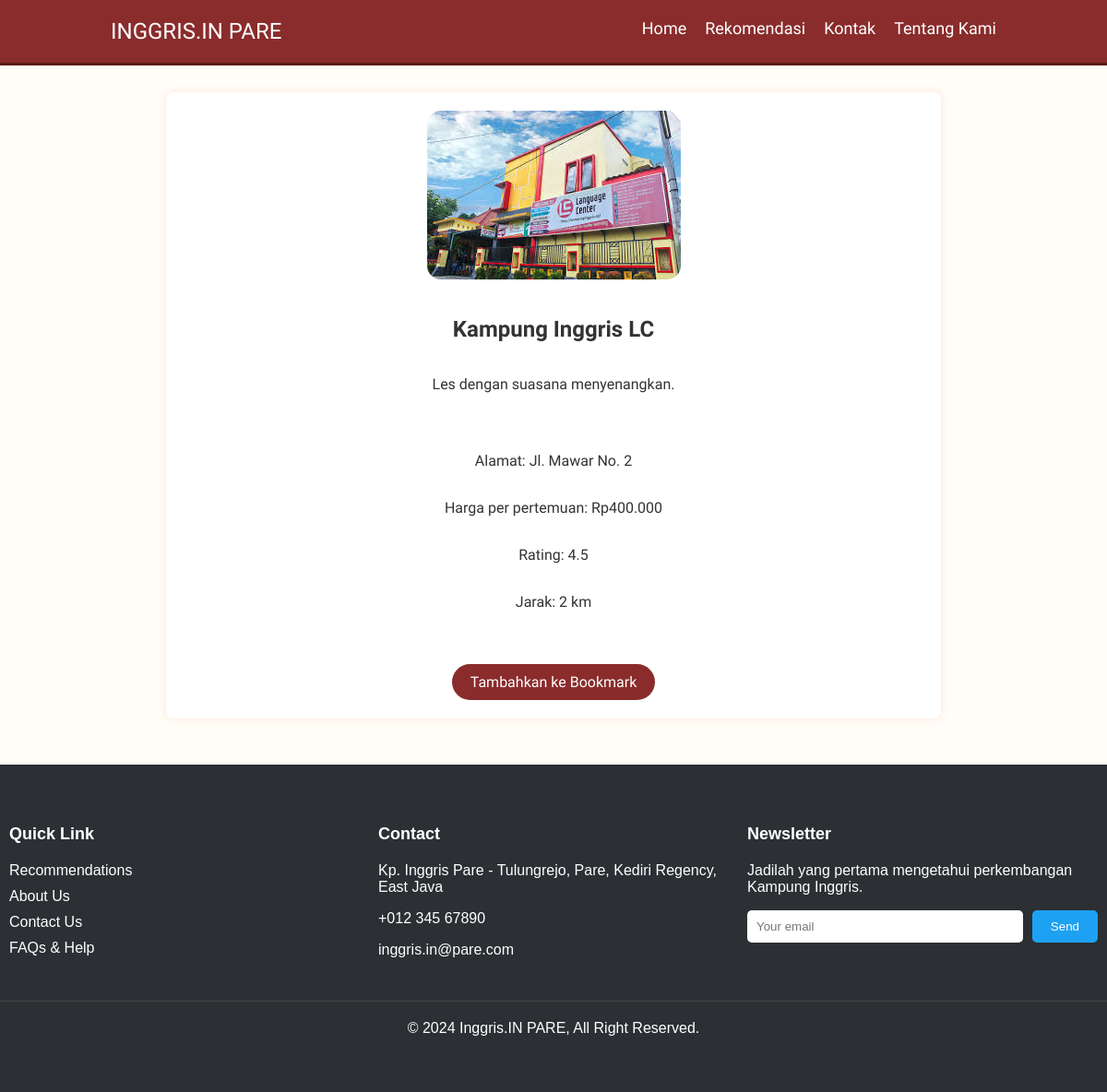
The app's page /course_detail.php?id=3 with its own data.
### tables this page shows
CREATE TABLE courses (
            id INTEGER PRIMARY KEY AUTOINCREMENT,
            name TEXT NOT NULL,
            description TEXT,
            address TEXT,
            price REAL,
            rating REAL,
            image TEXT,
            distance INTEGER
        , description_details TEXT, book TEXT);

### course_detail.php (the view, shortened to what this page needs)
<?php include 'inc/header.php'; ?>
<?php
try {
    $conn = new PDO("sqlite:" . __DIR__ . "/kampung_inggris.db");
    $conn->setAttribute(PDO::ATTR_ERRMODE, PDO::ERRMODE_EXCEPTION);
    $course_id = isset($_GET['id']) ? intval($_GET['id']) : 0;
    $stmt = $conn->prepare("SELECT * FROM courses WHERE id = :id");
    $stmt->execute([':id' => $course_id]);
    $course = $stmt->fetch(PDO::FETCH_ASSOC);
    if ($course) {
        echo "<section class='course-detail'>";
        echo "<div class='container'>";
        echo "<img src='" . htmlspecialchars($course['image']) . "' alt='" . htmlspecialchars($course['name']) . "' class='course-image'>";
        echo "<h1>" . htmlspecialchars($course['name']) . "</h1>";
        echo "<p>" . htmlspecialchars($course['description']) . "</p>";
        echo "<p>Alamat: " . htmlspecialchars($course['address']) . "</p>";
        echo "<p>Harga per pertemuan: Rp" . number_format($course['price'], 0, ',', '.') . "</p>";
        echo "<p>Rating: " . htmlspecialchars($course['rating']) . "</p>";
        echo "<p>Jarak: " . htmlspecialchars($course['distance']) . " km</p>";
        echo "<a href='contact.php?action=add&id=" . htmlspecialchars($course['id']) . "' class='btn'>Tambahkan ke Bookmark</a>";
        echo "</div>";
        echo "</section>";
    } else {
        echo "<p>Course not found.</p>";
    }
} catch (PDOException $e) {
    echo "Error: " . $e->getMessage();
}
?>
<?php include 'inc/footer.php'; ?>

### assets/css/styles.css (style rules this page uses)
body { font-family: "Teachers", sans-serif; margin: 0; padding: 0; background-color: #fffdf6; color: #333; }
.container { width: 80%; margin: auto; overflow: hidden; }
.course-detail { max-width: 800px; margin: 50px auto; background-color: #fff; padding: 20px; border-radius: 8px; box-shadow: 0 0 10px rgba(255, 0, 0, 0.1); margin-top: 100px; }
.course-detail .container { display: flex; flex-direction: column; align-items: center; }
.course-detail .course-image { max-width: 50%; height: auto; margin-bottom: 20px; border-radius: 15px; }
.btn { display: inline-block; background: #8a2c2c; color: #fff; padding: 10px 20px; border-radius: 100px; text-decoration: none; margin-top: 10px; }

### records on screen
courses: image (picture), name "Kampung Inggris LC", description "Les dengan suasana menyenangkan.", address "Jl. Mawar No. 2", price "400.000", rating "4.5", distance "2"
